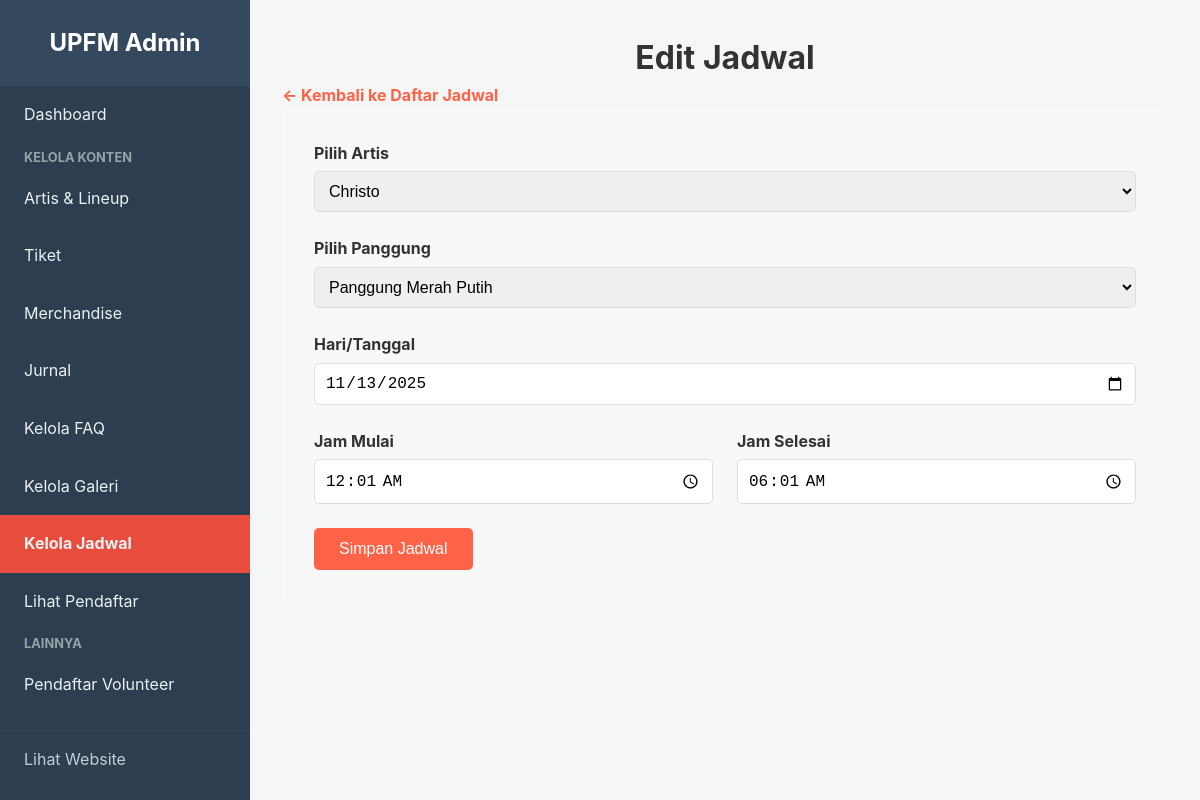
The app's page /admin/edit_jadwal.php?id=1 (signed in) with its own data.
### tables this page shows
CREATE TABLE `schedules` (
  `id` int(11) NOT NULL,
  `artist_id` int(11) NOT NULL,
  `stage_id` int(11) NOT NULL,
  `event_day` date NOT NULL,
  `start_time` time NOT NULL,
  `end_time` time NOT NULL
);

CREATE TABLE `artists` (
  `id` int(11) NOT NULL,
  `name` varchar(255) NOT NULL,
  `genre` varchar(100) DEFAULT NULL,
  `image_url` varchar(255) DEFAULT 'default_artist.jpg',
  `description` text DEFAULT NULL,
  `is_headliner` tinyint(1) NOT NULL DEFAULT 0
);

CREATE TABLE `stages` (
  `id` int(11) NOT NULL,
  `name` varchar(255) NOT NULL,
  `location_description` varchar(255) DEFAULT NULL
);

### admin/edit_jadwal.php (the view, shortened to what this page needs)
<?php
require_once '../includes/db.php';
$page_title = 'Tambah Jadwal';
$schedule_id = isset($_GET['id']) ? (int)$_GET['id'] : 0;
$is_edit_mode = ($schedule_id > 0);
$artists = $conn->query("SELECT id, name FROM artists ORDER BY name ASC")->fetch_all(MYSQLI_ASSOC);
$stages = $conn->query("SELECT id, name FROM stages ORDER BY name ASC")->fetch_all(MYSQLI_ASSOC);
$artist_id = ''; $stage_id = ''; $event_day = ''; $start_time = ''; $end_time = '';
if ($is_edit_mode) {
    $page_title = 'Edit Jadwal';
    $stmt = $conn->prepare("SELECT * FROM schedules WHERE id = ?");
    $stmt->bind_param("i", $schedule_id);
    $stmt->execute();
    $schedule = $stmt->get_result()->fetch_assoc();
    if ($schedule) {
        $artist_id = $schedule['artist_id'];
        $stage_id = $schedule['stage_id'];
        $event_day = $schedule['event_day'];
        $start_time = $schedule['start_time'];
        $end_time = $schedule['end_time'];
    }
}
?>
<!DOCTYPE html>
<html lang="id">
<head>
    <link rel="stylesheet" href="../assets/css/style.css">
    <link rel="stylesheet" href="../assets/css/admin_styles.css">
</head>
<body>
<div class="admin-wrapper">
    <?php require_once '../includes/admin_sidebar.php'; ?>
    <div class="admin-main-content">
        <h1 class="page-main-title"><?php echo $page_title; ?></h1>
        <a href="kelola_jadwal.php" class="btn-back">← Kembali ke Daftar Jadwal</a>
        <form class="admin-form" action="edit_jadwal.php?id=<?php echo $schedule_id; ?>" method="POST">
            <div class="form-group">
                <label for="artist_id">Pilih Artis</label>
                <select id="artist_id" name="artist_id" required>
                    <?php foreach ($artists as $artist): ?>
                        <option value="<?php echo $artist['id']; ?>" <?php echo ($artist_id == $artist['id']) ? 'selected' : ''; ?>>
                            <?php echo htmlspecialchars($artist['name']); ?>
                        </option>
                    <?php endforeach; ?>
                </select>
            </div>
            <div class="form-group">
                <label for="stage_id">Pilih Panggung</label>
                <select id="stage_id" name="stage_id" required>
                    <?php foreach ($stages as $stage): ?>
                        <option value="<?php echo $stage['id']; ?>" <?php echo ($stage_id == $stage['id']) ? 'selected' : ''; ?>>
                            <?php echo htmlspecialchars($stage['name']); ?>
                        </option>
                    <?php endforeach; ?>
                </select>
            </div>
            <div class="form-group">
                <label for="event_day">Hari/Tanggal</label>
                <input type="date" id="event_day" name="event_day" value="<?php echo htmlspecialchars($event_day); ?>" required>
            </div>
            <div class="form-grid-2">
                <div class="form-group">
                    <label for="start_time">Jam Mulai</label>
                    <input type="time" id="start_time" name="start_time" value="<?php echo htmlspecialchars($start_time); ?>" required>
                </div>
                <div class="form-group">
                    <label for="end_time">Jam Selesai</label>
                    <input type="time" id="end_time" name="end_time" value="<?php echo htmlspecialchars($end_time); ?>" required>
                </div>
            </div>
            <button type="submit" class="btn-standard">Simpan Jadwal</button>
        </form>
    </div>
</div>
</body>
</html>

### assets/css/style.css (style rules this page uses)
:root { --primary-color: #ff6347; --dark-color: #333; --light-gray: #f8f8f8; --placeholder-gray: #e9e9e9; --text-color: #555; }
body { font-family: -apple-system, BlinkMacSystemFont, "Segoe UI", Roboto, Helvetica, Arial, sans-serif; margin: 0; background: #fff; color: var(--dark-color); line-height: 1.6; }
h1, h2, h3 { font-weight: bold; }
a { color: var(--primary-color); text-decoration: none; }
.page-main-title { text-align: center; font-size: 2rem; margin-bottom: 0.5rem; }
.btn-back { font-weight: bold; }
.btn-standard { display: inline-block; padding: 12px 25px; background: var(--primary-color); color: white; border: none; border-radius: 5px; font-size: 1rem; cursor: pointer; text-align: center; transition: background-color 0.2s ease; }

### assets/css/admin_styles.css (style rules this page uses)
:root { --admin-bg: #f4f7f6; --sidebar-bg: #2c3e50; --sidebar-text: #ecf0f1; --sidebar-hover: #34495e; --sidebar-active: #e74c3c; --card-bg: #ffffff; --dark-color: #333; }
body { font-family: -apple-system, BlinkMacSystemFont, "Segoe UI", Roboto, Helvetica, Arial, sans-serif; margin: 0; background-color: var(--admin-bg); color: var(--dark-color); }
a { text-decoration: none; }
.admin-wrapper { display: flex; min-height: 100vh; }
.admin-main-content { flex-grow: 1; margin-left: 250px; padding: 2rem; }
.page-main-title { margin: 0; }
.admin-form { background-color: var(--light-gray); padding: 2rem; border-radius: 8px; }
.admin-form .form-group { margin-bottom: 1.5rem; }
.admin-form .form-group label { font-weight: bold; display: block; margin-bottom: 5px; }
.admin-form select { width: 100%; padding: 10px; border: 1px solid #ddd; border-radius: 5px; }
.admin-form .form-group select, .admin-form .form-group input[type="date"], .admin-form .form-group input[type="time"] { width: 100%; padding: 10px; border: 1px solid #ddd; border-radius: 5px; box-sizing: border-box; font-size: 1rem; }
.form-grid-2 { display: grid; grid-template-columns: 1fr 1fr; gap: 1.5rem; }

### records on screen
schedules: artist_id "Christo", stage_id "Panggung Merah Putih", event_day "11/13/2025", start_time "00:01:00", end_time "06:01:00"

### other values on screen
$page_title "Edit Jadwal"
